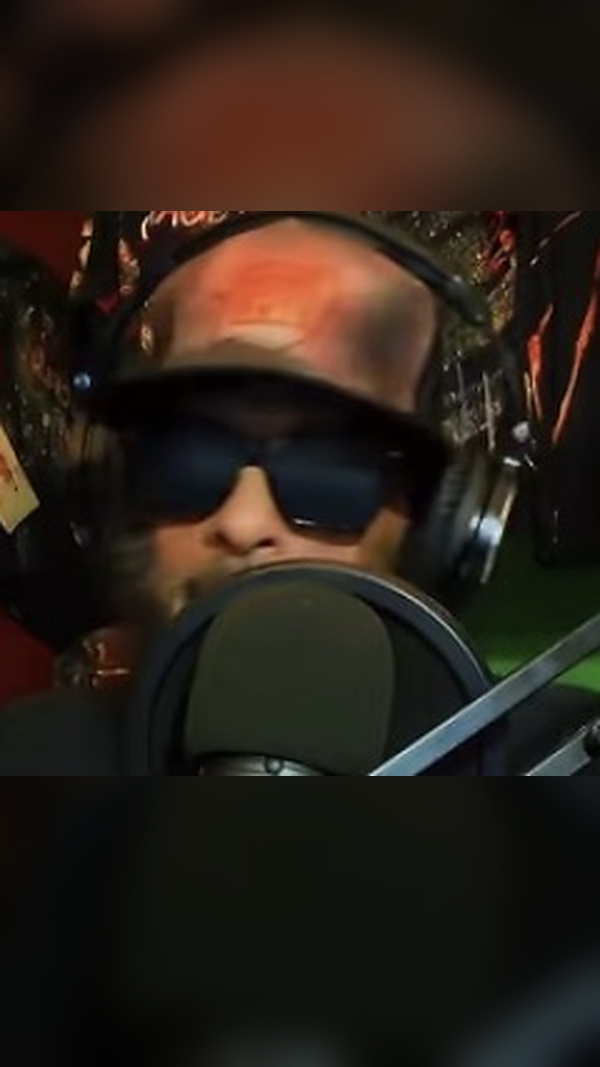
#> input picture assets/ads/people/artist-studio-close.jpg, 1200 x 2134 px (shown at 1/2 size)
$ python -i microroll_render.py   (imports and definitions only)
#> lines starting #> are read from the running program, lines starting #| are printed output that depends on the picture; after the words box and inside, x2 and y2 are one past the last pixel; in counts of white or black regions, pixels touching at a corner belong together
#> call 4 of vgrad, with top = (18, 8, 20), bot = (44, 12, 34)
#> `ImageDraw.Draw(PHONE_MASK).rounded_rectangle((0, 0, PW - 1, PH - 1), 4`:
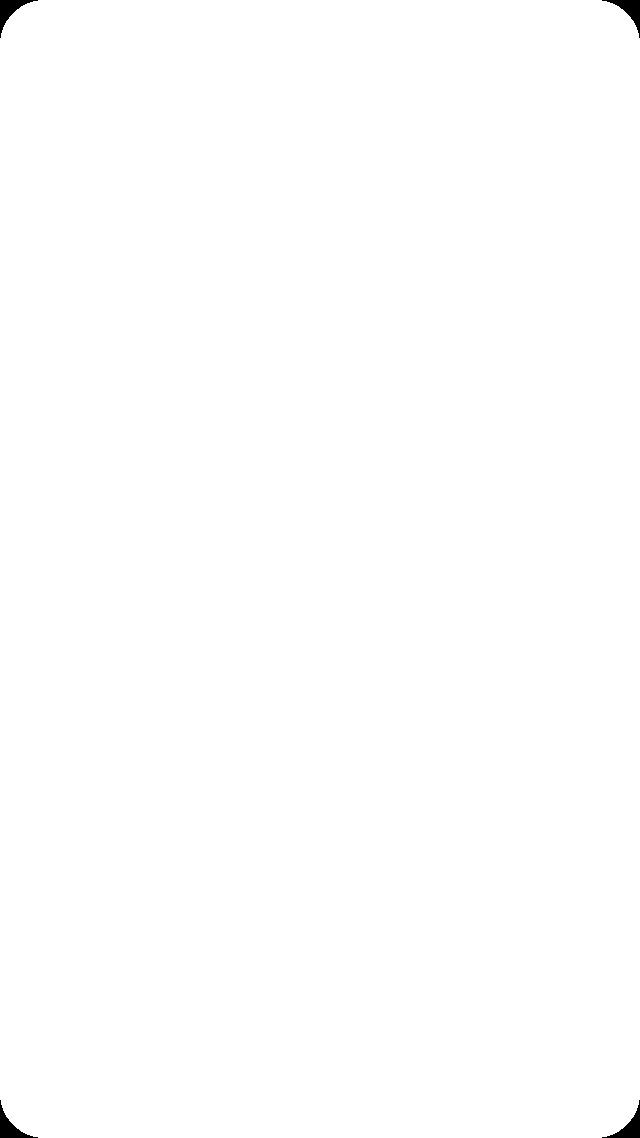
#> PHONE_MASK: PIL image 640x1138 L; 99.8% white; 4 black regions, box (x1, y1, x2, y2) and area: (0, 0, 38, 38) 427, (602, 0, 640, 38) 427, (0, 1100, 38, 1138) 427, (602, 1100, 640, 1138) 427
### assets/ads/queenee_render.py
"""QUEENEE micro-drama: "Cents" - 30s, 1080x1920, 30fps."""
import io, math, os, subprocess, sys, wave
import numpy as np
from PIL import Image, ImageDraw, ImageFont, ImageFilter

W, H, FPS, DUR = 1080, 1920, 30, 30.0
#> W = 1080; H = 1920; FPS = 30; DUR = 30
N = int(FPS * DUR)
#> N = 900
HERE = os.path.dirname(os.path.abspath(__file__))
REPO = os.environ.get("IRUN", "/home/claude/irun")
ID = "/usr/share/fonts/opentype/inter/"
BC = os.path.join(REPO, "assets/fonts/BarlowCondensed-ExtraBold.ttf")
SM = os.path.join(REPO, "assets/fonts/SpaceMono-Bold.ttf")
def I(n, s): return ImageFont.truetype(ID + n, s)
def B(s): return ImageFont.truetype(BC, s)
def M(s): return ImageFont.truetype(SM, s)

RED = (239, 68, 68); CYAN = (34, 211, 238); GOLD = (251, 191, 36); WHITE = (244, 244, 247)
MUT = (143, 143, 159); INK = (10, 10, 15); CARD = (20, 20, 29); LINE = (44, 44, 56)
URL = "https://hsw365.github.io/iRUN/adstudio.html"

def clamp(x, a=0.0, b=1.0): return max(a, min(b, x))
def ease(x): x = clamp(x); return 1 - (1 - x) ** 3
def win(t, a, b, fi=0.35, fo=0.35):
    if t < a or t > b: return 0.0
    return min(ease((t - a) / fi) if fi else 1, ease((b - t) / fo) if fo else 1)

# ---------- backgrounds ----------
def vgrad(top, bot):
#> called with top = (6, 7, 14), bot = (16, 14, 26)
    y = np.linspace(0, 1, H)[:, None, None]
    g = np.array(top)[None, None, :] * (1 - y) + np.array(bot)[None, None, :] * y
    return np.broadcast_to(g, (H, W, 3)).astype(np.float32)
NIGHT = vgrad((6, 7, 14), (16, 14, 26))
HEAT = vgrad((14, 6, 10), (40, 10, 16))
yy, xx = np.mgrid[0:H, 0:W]
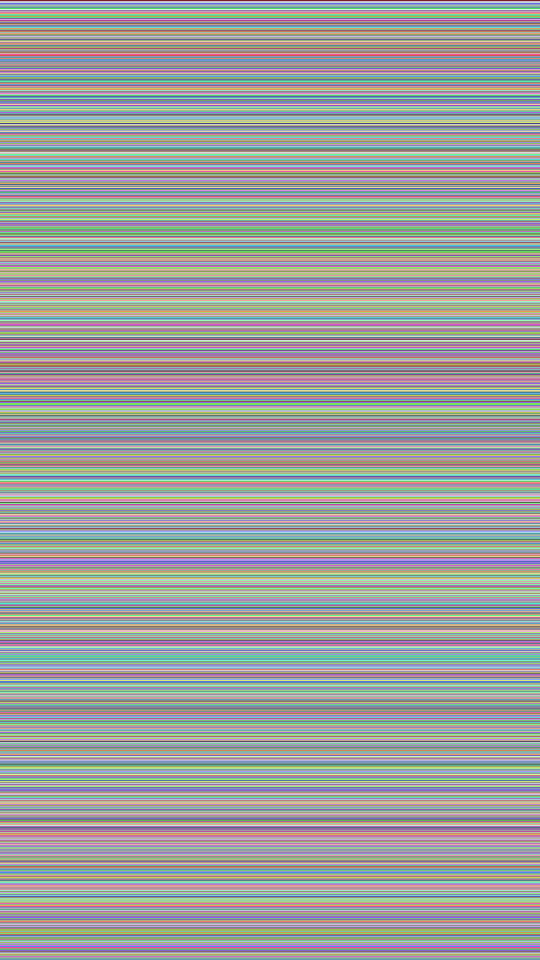
#> yy: shape (1920, 1080) int64 (shown at 1/2 size); 1920 distinct labels, from 0 to 1919; one colour per label, 0 black
rr = np.sqrt(((xx - W / 2) / (W * 0.75)) ** 2 + ((yy - H / 2) / (H * 0.68)) ** 2)
VIG = np.clip(1.15 - 0.6 * rr ** 2, 0.3, 1.0)[..., None].astype(np.float32)
GLOW = np.exp(-(((xx - W * 0.5) / (W * 0.55)) ** 2 + ((yy - H * 0.42) / (H * 0.3)) ** 2))[..., None].astype(np.float32)
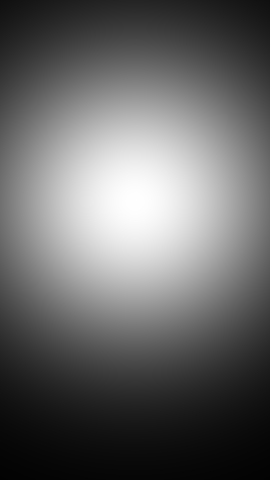
#> GLOW: shape (1920, 1080, 1) float32 (shown at 1/4 size); min 0.0105, max 1, mean 0.404
rng = np.random.default_rng(3)
GRAIN = [rng.normal(0, 4.5, (H, W, 1)).astype(np.float32) for _ in range(6)]
#> GRAIN = 6 items

def tw(font, s): return font.getlength(s)
def ctext(d, y, s, font, fill, x0=0, x1=W):
    d.text((x0 + (x1 - x0 - tw(font, s)) / 2, y), s, font=font, fill=fill)
# [7 lines left out: function wrap, not called in this run]
def alpha(layer, a):
    if a >= 1: return layer
    l = layer.copy(); l.putalpha(layer.getchannel("A").point(lambda v: int(v * a))); return l
def paste(base, layer, a, xy=(0, 0)):
    if a > 0: base.alpha_composite(alpha(layer, a), (int(xy[0]), int(xy[1])))

# [35 lines left out: functions rrect, caption, bubble, chat_header, not called in this run]


# ================= QUEENEE micro-drama: "Cents" =================
# 30s, 1080x1920. An indie artist's streaming payout comes in at 2 AM: 48,212 streams, $154.
# His boy texts him: your fans want to pay YOU. QUEENEE builds his site. Tips, members, merch
# and bookings start landing on his phone. QUEENEE builds any website. QR to sign up.
PINK = (236, 72, 153); VIO = (168, 85, 247)
RED = PINK  # chat bubbles for "me" use RED
URL = "https://hsw365.github.io/queenee/?src=ad#signup"
BLUE_NIGHT = vgrad((6, 7, 16), (14, 12, 28))
WARM = vgrad((18, 8, 20), (44, 12, 34))
#> call 4 of vgrad, with top = (18, 8, 20), bot = (44, 12, 34)
#> in vgrad (call 4), `return np.broadcast_to(g, (H, W, 3)).astype(np.float32)`:
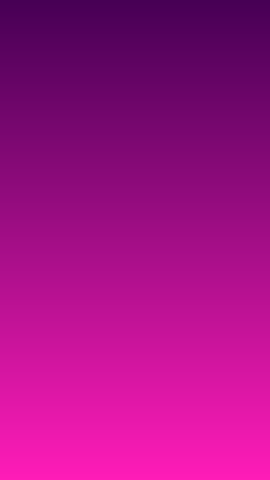
#> returned value: shape (1920, 1080, 3) float32 (shown at 1/4 size); mean of channels 0, 1, 2 31.1, 10, 26.9; drawn with min black and max white
PINKGLOW = np.exp(-(((xx - W * 0.5) / (W * 0.6)) ** 2 + ((yy - H * 0.38) / (H * 0.32)) ** 2))[..., None].astype(np.float32)
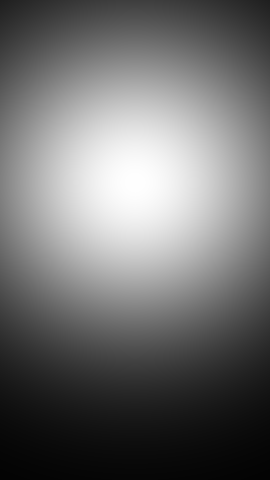
#> PINKGLOW: shape (1920, 1080, 1) float32 (shown at 1/4 size); min 0.0118, max 1, mean 0.437

# [28 lines left out: functions chat_header, payout_card, not called in this run]

# ---------- the QUEENEE-built artist site on a phone ----------
PW, PH = 640, 1138
PHONE_MASK = Image.new("L", (PW, PH), 0); ImageDraw.Draw(PHONE_MASK).rounded_rectangle((0, 0, PW - 1, PH - 1), 44, fill=255)
# [73 lines left out: functions phone, site_screen, not called in this run]

# ---------- notifications ----------
NOTES = [("TIP", "$20 from @keisha.b", "\"this song got me thru the week\"", PINK),
         ("MEMBER", "New Inner Circle member", "@dre_vibes joined", VIO),
         ("ORDER", "Tour Tee x2 + Vinyl", "Shipping to Atlanta, GA", CYAN),
         ("TIP", "$50 from @lowkeylena", "\"run it back\"", PINK),
         ("BOOKING", "Show request: Sat, Nov 29", "The Loft, Jersey City", GOLD)]
# [10 lines left out: function note_card, not called in this run]

# ---------- QR ----------
def qr_card(box=420):
#> called with box = 420
    import segno
    buf = io.BytesIO(); segno.make(URL, error="h").save(buf, kind="png", scale=20, border=0, dark="#0a0a0f", light="#ffffff")
#> (this line was passed over: segno is not available in this run)
    code = Image.open(buf).convert("RGBA").resize((box - 60, box - 60), Image.NEAREST)
    c = rrect((box, box), 36, (255, 255, 255, 255)); c.alpha_composite(code, (30, 30))
    badge = rrect((96, 96), 22, (*PINK, 255)); bd = ImageDraw.Draw(badge)
    bf = B(70); bd.text(((96 - tw(bf, "Q")) / 2, 4), "Q", font=bf, fill=WHITE)
    wb = rrect((112, 112), 26, (255, 255, 255, 255)); wb.alpha_composite(badge, (8, 8))
    c.alpha_composite(wb, ((box - 112) // 2, (box - 112) // 2))
    return c
QR = qr_card()

WHO = ["ARTISTS", "BARBERS", "RESTAURANTS", "CHURCHES", "COACHES", "CLOTHING LINES", "CONTRACTORS", "PODCASTS"]

def finish(arr, i):
    arr = arr * VIG + GRAIN[i % 6]
    return np.clip(arr, 0, 255).astype(np.uint8)

# [8 lines left out: function headline, not called in this run]

CUTS = (3.6, 8.6, 11.6, 19.6, 24.2, 26.6)
# [175 lines left out: functions frame, audio, not called in this run]

# [12 lines that do not run on import are left out]

### assets/ads/microroll_render.py
"""HSW365 Tear-Off Microfiber Roll micro-drama: "The Last Paper Towel" - 25s, 1080x1920, 30fps.
7:42 AM. Dre knocks a full glass of orange juice across the counter. He grabs for the paper towels:
empty tube. Third pack this month. His homie Mook texts "stop buying paper towels" and slides the
HSW365 roll across the counter. One rip, one wipe, spill gone. Cloth goes in the wash, back on the roll.
"Bro... I been throwing money in the trash." End card: $10.99, QR to subscribe, hsw365.co.
"""
import os, sys, subprocess
sys.path.insert(0, os.path.dirname(os.path.abspath(__file__)))
from queenee_render import *  # shared helpers: fonts, gradients, bubble, rrect, wrap, finish, headline...
import queenee_render as Q

DUR = 25.0
#> DUR = 25
# [1 line that did not run here, left out]
TEAL = (20, 184, 166); OJ = (251, 146, 36); OJ_D = (214, 104, 14)
ACC = TEAL
# [1 line that did not run here, left out]
URL = "https://hsw365.co/products/hsw365-tear-off-microfiber-cleaning-roll-30-sheets?src=ig-microdrama"
# [1 line that did not run here, left out]
# [1 line that did not run here, left out]
# [1 line that did not run here, left out]
COUNTER_Y = 1180


# [10 lines left out: function chat_header2, not called in this run]


# ---------- kitchen ----------
def counter():
    c = Image.new("RGBA", (W, H - COUNTER_Y), (0, 0, 0, 0)); d = ImageDraw.Draw(c)
    for y in range(c.height):
        k = y / c.height
        d.line((0, y, W, y), fill=(int(58 - 26 * k), int(52 - 24 * k), int(48 - 22 * k), 255))
    d.line((0, 0, W, 0), fill=(120, 110, 100, 255), width=4)
    for n in range(7):  # faint marble veins
        x0 = 60 + n * 160
        d.line((x0, 10, x0 + 140, 200 + n * 30), fill=(90, 82, 76, 120), width=2)
    return c
# [1 line that did not run here, left out]


# [92 lines left out: functions glass, puddle, empty_holder, receipt, roll, pill, not called in this run]
# [1 line that did not run here, left out]


# [14 lines left out: function washer, not called in this run]


def qr_card2(box=420):
    import segno
    buf = io.BytesIO(); segno.make(URL, error="h").save(buf, kind="png", scale=20, border=0, dark="#0a0a0f", light="#ffffff")
    code = Image.open(buf).convert("RGBA").resize((box - 60, box - 60), Image.NEAREST)
    c = rrect((box, box), 36, (255, 255, 255, 255)); c.alpha_composite(code, (30, 30))
    badge = rrect((96, 96), 22, (*ACC, 255)); bd = ImageDraw.Draw(badge)
    bf = B(56); bd.text(((96 - tw(bf, "HSW")) / 2, 14), "HSW", font=bf, fill=INK)
    wb = rrect((112, 112), 26, (255, 255, 255, 255)); wb.alpha_composite(badge, (8, 8))
    c.alpha_composite(wb, ((box - 112) // 2, (box - 112) // 2))
    return c
# [1 line that did not run here, left out]

CUTS = (4.2, 8.0, 11.4, 16.2, 19.6)


def frame(i):
    t = i / FPS
    if t < 11.4: bg = MORNING
    elif t < 19.6: bg = NIGHT2 + TEALGLOW * np.array([10, 46, 42], np.float32) * win(t, 11.4, 19.6, 0.6, 0.6)
    else: bg = NIGHT2 + TEALGLOW * np.array([6, 30, 28], np.float32)
    base = Image.fromarray(np.clip(bg, 0, 255).astype(np.uint8)).convert("RGBA")

    # A: 7:42 AM, the spill
    k = win(t, 0.2, 4.3, 0.5, 0.35)
    if k:
        lay = Image.new("RGBA", (W, 440), (0, 0, 0, 0)); ld = ImageDraw.Draw(lay)
        ctext(ld, 0, "Monday. Running late.", I("Inter-Medium.otf", 44), MUT)
        ctext(ld, 60, "7:42", I("InterDisplay-Thin.otf", 300), WHITE)
        paste(base, lay, k, (0, 220))
        paste(base, COUNTER, k, (0, COUNTER_Y))
        tip = ease((t - 1.3) / 0.5)
        g = glass(-82 * tip, 1 - 0.85 * tip)
        paste(base, g, k, (360 - 60 * tip, COUNTER_Y - g.height + 6 + 40 * tip))
        p = puddle(clamp((t - 1.6) / 1.4))
        if p: paste(base, p, k, (0, COUNTER_Y + 10))
        headline(base, t, 2.2, 4.3, "NAH. NOT TODAY.", 1560, 130, OJ)

    # B: grabs the paper towels - empty. Receipt.
    k = win(t, 4.2, 8.1, 0.3, 0.3)
    if k:
        shake = int(10 * math.sin(t * 60) * clamp(1 - (t - 4.4) / 0.6)) if t > 4.4 else 0
        paste(base, empty_holder(shake), k, ((W - 420) // 2, 260))
        headline(base, t, 4.9, 8.1, "EMPTY. AGAIN.", 820, 140, WHITE)
        paste(base, receipt(clamp((t - 5.6) / 1.8)), k * win(t, 5.4, 8.1, 0.3, 0.3), (80, 1040))
        caption(base, t, 7.0, 8.1, "That's $75 he literally threw away.", 1400, I("InterDisplay-SemiBold.otf", 52), (230, 120, 110))

    # C: text from Mook
    k = win(t, 8.0, 11.5, 0.3, 0.3)
    if k:
        lay = Image.new("RGBA", (W, H), (0, 0, 0, 0))
        lay.alpha_composite(chat_header2("Mook", "roommate", "7:44"), (0, 0))
        msgs = [(mybubble_("out of paper towels AGAIN"), 8.15, True),
                (bubble("bro stop buying paper towels", False), 8.85, False),
                (bubble("check the counter. I left you something", False), 9.65, False),
                (mybubble_("...a roll of RAGS?"), 10.45, True)]
        y = 290
        for bb, ts, mine in msgs:
            if t >= ts:
                a = ease((t - ts) / 0.22); x = W - 60 - bb.width if mine else 60
                lay.alpha_composite(alpha(bb, a), (int(x), int(y + 20 * (1 - a))))
            y += bb.height + 26
        paste(base, lay, k)

    # D: rip, wipe, gone
    k = win(t, 11.4, 16.3, 0.35, 0.3)
    if k:
        lay = Image.new("RGBA", (W, 230), (0, 0, 0, 0)); ld = ImageDraw.Draw(lay)
        ctext(ld, 0, "ONE RIP.", B(150), WHITE)
        paste(base, lay, k * win(t, 11.4, 13.4, 0.3, 0.3), (0, 200))
        lay2 = Image.new("RGBA", (W, 230), (0, 0, 0, 0)); ld2 = ImageDraw.Draw(lay2)
        ctext(ld2, 0, "ONE WIPE.", B(150), TEAL)
        paste(base, lay2, k * win(t, 13.3, 16.3, 0.3, 0.3), (0, 200))
        r = roll(clamp((t - 11.9) / 0.9))
        paste(base, r, k * win(t, 11.4, 13.4, 0.3, 0.4), ((W - r.width) // 2, 470))
        # the wipe
        wk = win(t, 13.3, 16.3, 0.3, 0.3)
        if wk:
            paste(base, COUNTER, wk, (0, COUNTER_Y - 300))
            sw = clamp((t - 13.6) / 1.4)
            p = puddle(1.0, shrink=sw)
            paste(base, p, wk, (0, COUNTER_Y - 290))
            cl = rrect((240, 160), 18, (156, 168, 180, 255)); cd = ImageDraw.Draw(cl)
            for yy_ in range(12, 150, 20): cd.line((10, yy_, 230, yy_), fill=(255, 255, 255, 26), width=2)
            cl = cl.rotate(-8 + 10 * math.sin(t * 9), resample=Image.BICUBIC, expand=True)
            paste(base, cl, wk, (60 + 760 * ease(sw), COUNTER_Y - 330 + 14 * math.sin(t * 18)))
            if t > 15.1:
                for n, (txt, col) in enumerate(PILLS):
                    ts = 15.1 + n * 0.25
                    if t >= ts:
                        pl = pill(txt, col); a = ease((t - ts) / 0.25)
                        paste(base, pl, a * wk, ((W - pl.width) // 2, 1340 + n * 110 + 20 * (1 - a)))
        caption(base, t, 14.6, 16.3, "Gone. Streak-free.", 560, I("InterDisplay-SemiBold.otf", 64))

    # E: wash it, back on the roll, the line
    k = win(t, 16.2, 19.7, 0.3, 0.3)
    if k:
        wsh = washer(t)
        paste(base, wsh, k, ((W - wsh.width) // 2, 300))
        caption(base, t, 16.4, 19.7, "Toss it in the wash. Use it again.", 900, I("InterDisplay-Medium.otf", 50), (210, 210, 222))
        q = Image.new("RGBA", (W, 420), (0, 0, 0, 0)); qd = ImageDraw.Draw(q)
        f = I("InterDisplay-SemiBold.otf", 66)
        for n, ln in enumerate(wrap("\"Bro... I been throwing money in the trash.\"", f, W - 160)):
            ctext(qd, n * 84, ln, f, WHITE)
        paste(base, q, win(t, 17.3, 19.7, 0.35, 0.3), (0, 1120))
        headline(base, t, 18.3, 19.7, "RIP. WIPE. WASH. REPEAT.", 1440, 110, TEAL)

    # F: end card
    k = win(t, 19.6, DUR + 1, 0.45, 0.1)
    if k:
        lay = Image.new("RGBA", (W, H), (0, 0, 0, 0)); ld = ImageDraw.Draw(lay)
        ctext(ld, 120, "HSW365", M(44), ACC)
        ctext(ld, 176, "TEAR-OFF MICROFIBER ROLL", B(104), WHITE)
        ctext(ld, 310, "30 sheets  ·  wash + reuse  ·  lint-free", I("InterDisplay-Medium.otf", 42), (210, 210, 222))
        ctext(ld, 372, "$10.99", B(150), GOLD)
        lay.alpha_composite(QR2, ((W - QR2.width) // 2, 580))
        ctext(ld, 1030, "SCAN TO SUBSCRIBE", B(84), CYAN)
        ctext(ld, 1140, "hsw365.co", M(52), WHITE)
        ctext(ld, 1214, "Kitchen  ·  Car  ·  Glass  ·  Garage", I("Inter-Medium.otf", 36), MUT)
        ctext(ld, 1720, "HSW365  ·  Turn Negative Into Positive", I("Inter-Medium.otf", 30), (120, 120, 140))
        paste(base, lay, k, (0, 20 * (1 - k)))

    arr = np.asarray(base.convert("RGB")).astype(np.float32)
    if t < 0.4: arr *= clamp(t / 0.4)
    if t > DUR - 0.4: arr *= clamp((DUR - t) / 0.4)
    for tc in CUTS:
        if 0 <= t - tc < 0.12: arr = arr * 0.6 + 255 * 0.4 * (1 - (t - tc) / 0.12)
    return finish(arr, i)


# [62 lines left out: functions mybubble_, audio, not called in this run]


# [12 lines not run here, left out]

>>> import cv2
>>> picture = cv2.imread('people/artist-studio-close.jpg', cv2.IMREAD_GRAYSCALE)
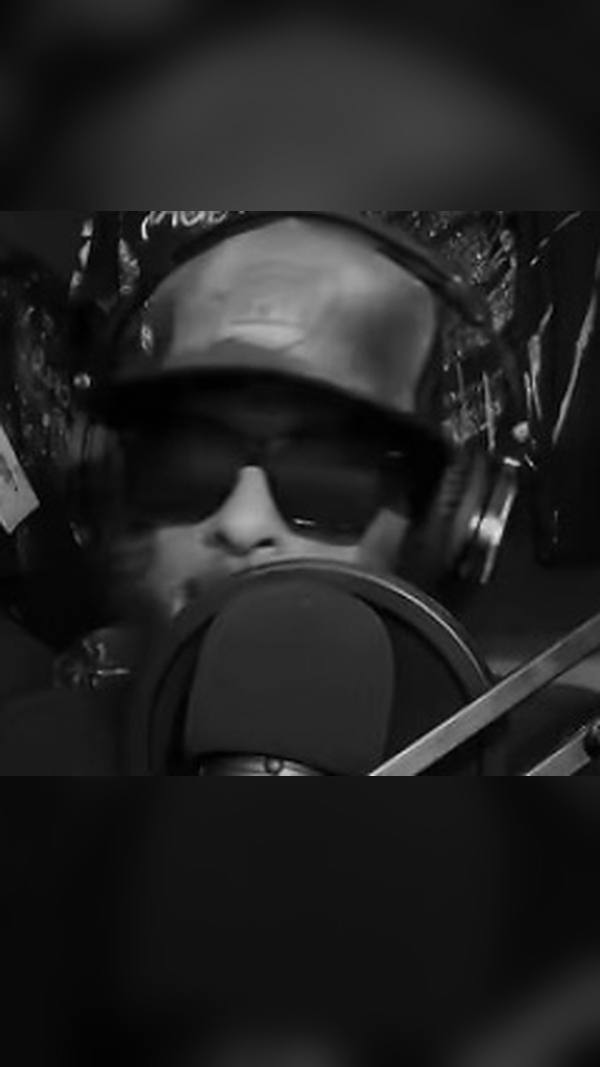
#> picture: shape (2134, 1200) (shown at 1/2 size); min 0, max 244, mean 33.9
#> (the run stopped early here; a loop or call above may not have finished)

$ run again, on assets/ads/people/artist-talk-close.jpg
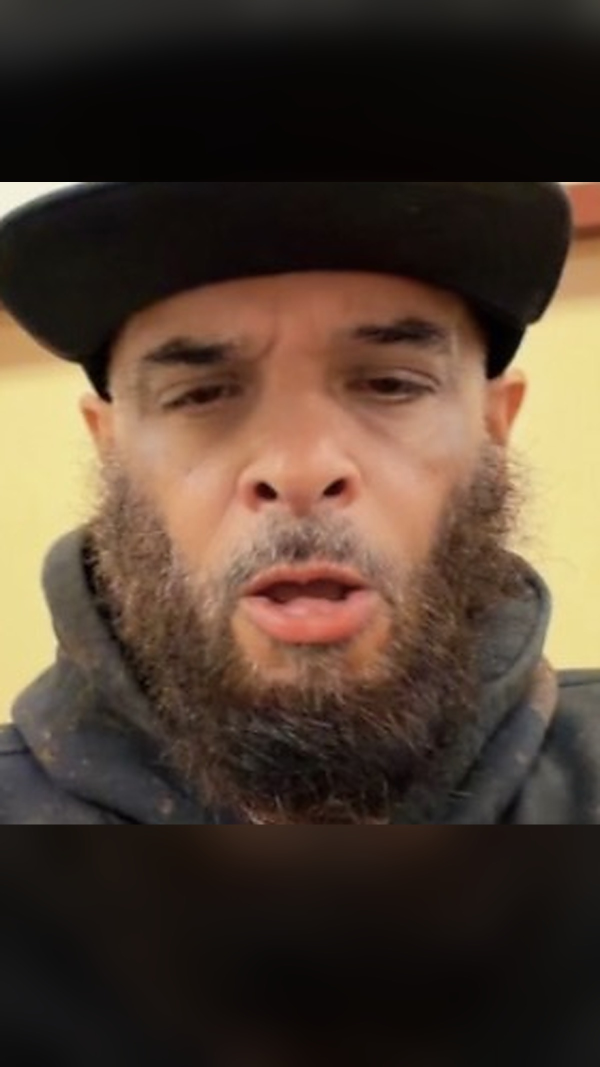
#> input picture assets/ads/people/artist-talk-close.jpg, 1200 x 2134 px (shown at 1/2 size)
#> PHONE_MASK: PIL image 640x1138 L; every value is 0
#> PHONE_MASK: PIL image 640x1138 L; 99.8% white; 4 black regions, box (x1, y1, x2, y2) and area: (0, 0, 38, 38) 427, (602, 0, 640, 38) 427, (0, 1100, 38, 1138) 427, (602, 1100, 640, 1138) 427
#> `W, H, FPS, DUR = 1080, 1920, 30, 30.0`: W = 1080; H = 1920; FPS = 30
#> N = 900
#> yy: shape (1920, 1080) int64; 1920 distinct labels, from 0 to 1919
#> GRAIN = 6 items
#> `DUR = 25.0`: DUR = 25
#> `picture = cv2.imread('people/artist-studio-close.jpg', cv2.IMREAD_GRAY..`:
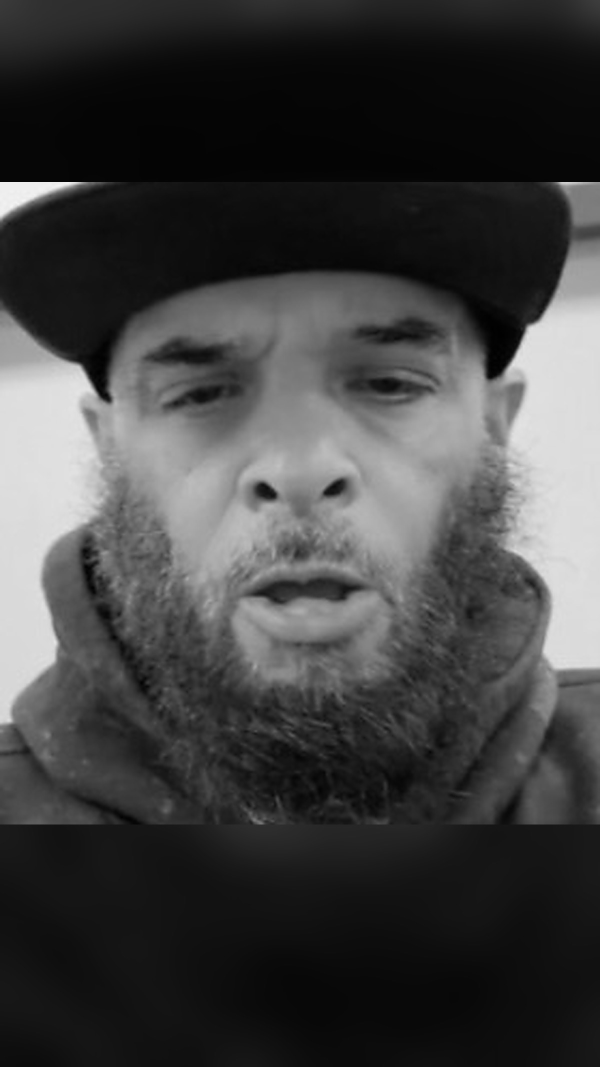
#> picture: shape (2134, 1200) (shown at 1/2 size); min 0, max 246, mean 64.7
